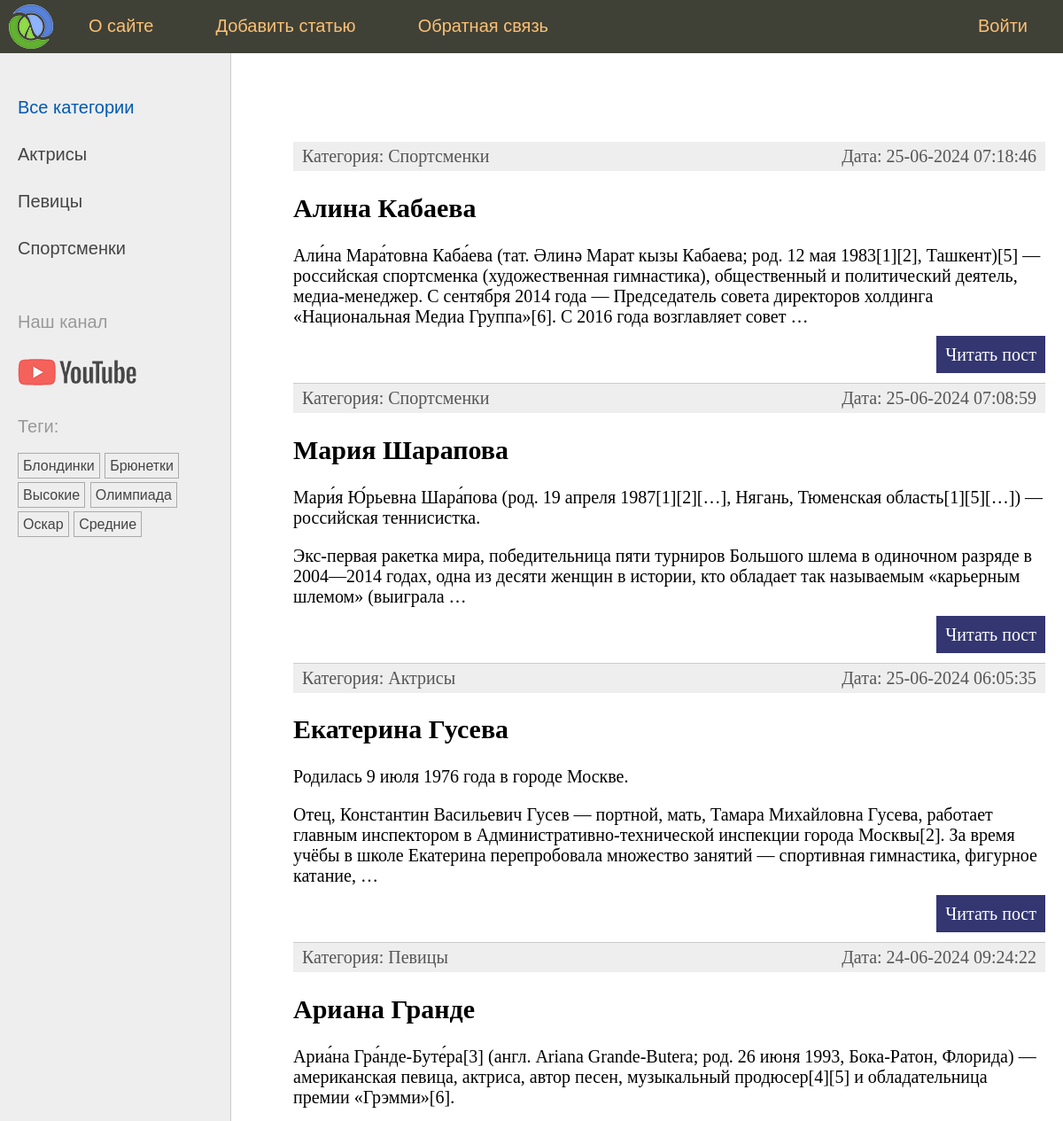
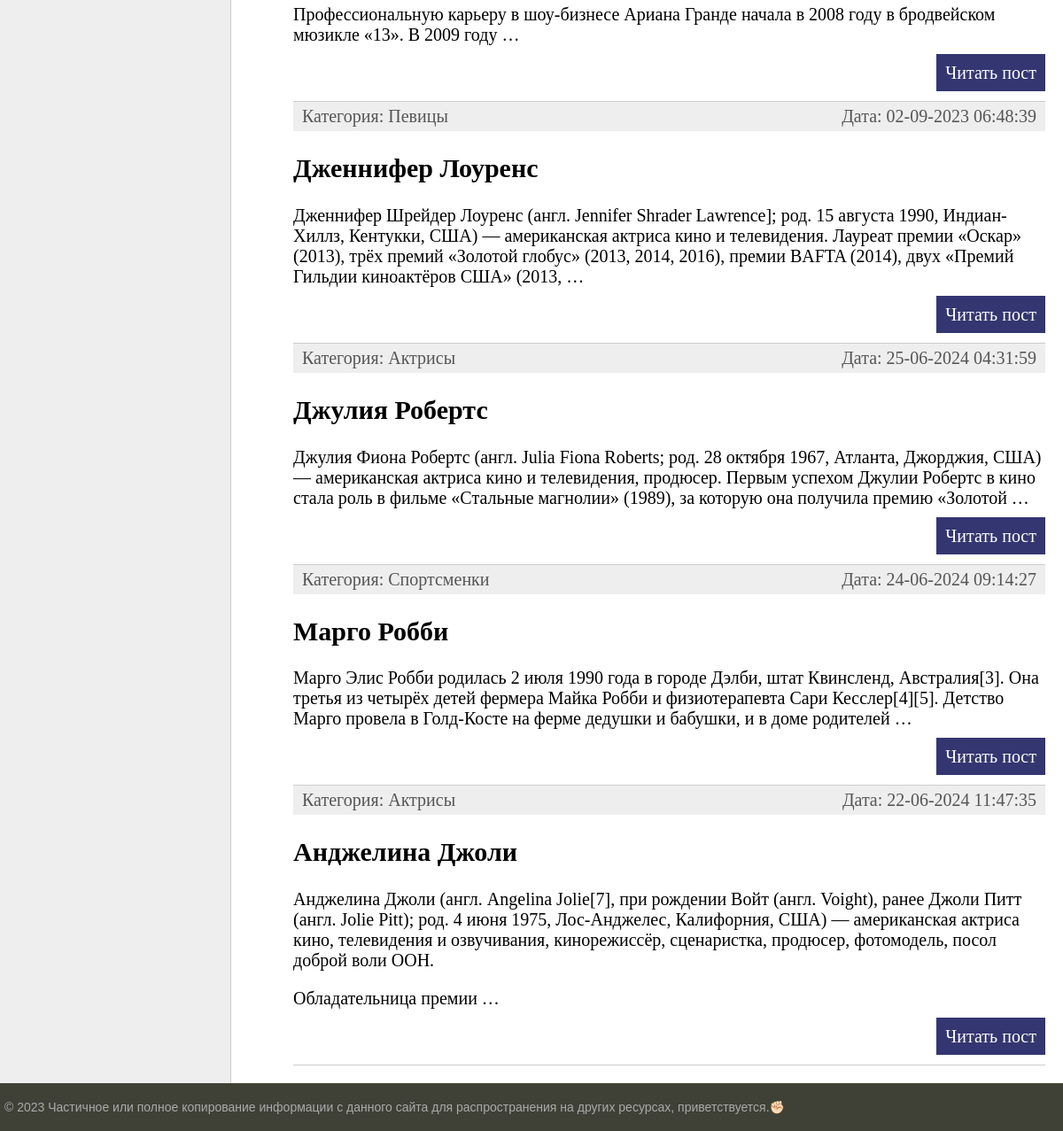
The page / on the database its author committed (2 pictures, top to bottom).
### women/models.py (models this page shows, shortened)
class Category(models.Model):
    name = models.CharField(max_length=100, verbose_name="Категория")
    slug = models.SlugField(max_length=255, unique=True, db_index=True)
    class Meta:
        verbose_name = "Категория"
        verbose_name_plural = "Категории"
    def get_absolute_url(self):
        return reverse('category', kwargs={'cat_slug': self.slug})

class TagPost(models.Model):
    tag = models.CharField(max_length=100, db_index=True)
    slug = models.SlugField(max_length=255, unique=True, db_index=True)
    def get_absolute_url(self):
        return reverse('tag', kwargs={'tag_slug': self.slug})

class Women(models.Model):
    class Status(models.IntegerChoices):
        DRAFT = 0, 'Черновик'
        PUBLISHED = 1, 'Опубликован'
    title = models.CharField(max_length=255, verbose_name="Заголовок")
    slug = models.SlugField(max_length=255, unique=True, db_index=True, verbose_name="Slug")
    content = models.TextField(blank=True, verbose_name="Текст статьи")
    time_create = models.DateTimeField(auto_now_add=True, verbose_name="Время создания")
    time_update = models.DateTimeField(auto_now=True, verbose_name="Время изменения")
    is_published = models.BooleanField(choices=tuple(map(lambda x: (bool(x[0]), x[1]), Status.choices)),
                                       default=Status.DRAFT, verbose_name="Статус")
    cat = models.ForeignKey('Category', on_delete=models.PROTECT, related_name='posts', verbose_name="Категории")
    tags = models.ManyToManyField('TagPost', blank=True, related_name='tags', verbose_name="Теги")
    husband = models.OneToOneField('Husband', on_delete=models.SET_NULL,
                                   null=True, blank=True, related_name='wumen', verbose_name="Муж")
    objects = models.Manager()
    pablished = PablishedManager()
    class Meta:
        verbose_name = "Известные женщины"
        verbose_name_plural = "Известные женщины"
        ordering = ['-time_create']
        indexes = [
            models.Index(fields=['-time_create']),
        ]
    def get_absolute_url(self):
        return reverse('post', kwargs={'post_slug': self.slug})

### women/views.py (the view)
# urls.py: path('', views.index, name='home'),
def index(request):
    post = Women.pablished.all().select_related('cat')
    data = {'title': 'Главная страница',
            'menu': menu,
            'posts': post,
            'cat_selected': 0}
    return render(request, 'women/index.html', context=data)

### women/models.py (called while the page is built)
    def get_queryset(self):
        return super().get_queryset().filter(is_published=Women.Status.PUBLISHED)

### women/templatetags/women_tags.py (called while the page is built)
@register.inclusion_tag('women/list_categories.html')
def show_categories(cat_selected=0):
    cats = Category.objects.annotate(total=Count("posts")).filter(total__gt=0)
    return {'cats': cats, 'cat_selected': cat_selected}

@register.inclusion_tag('women/list_tags.html')
def show_all_tags():
    return {'tags': TagPost.objects.annotate(total=Count("tags")).filter(total__gt=0)}

### women/templates/women/index.html (shortened to what this page needs)
{% extends 'base.html' %}
{% block content %}
<ul class="list-articles">
	{% for p in posts %}
			<li><div class="article-panel">
                <p class="first">Категория: {{ p.cat.name }}</p>
                <p class="last">Дата: {{ p.time_update|date:"d-m-Y H:i:s" }}</p>
            </div>
                <h2>{{p.title}}</h2>
    {% autoescape off %}
	{{p.content|linebreaks|truncatewords:40}}
    {% endautoescape %}
			<p class="link-read-post"><a href="{{p.get_absolute_url}}">Читать пост</a></p>
			</li>
	{% endfor %}
</ul>
{% endblock %}

### templates/base.html (shortened to what this page needs)
{% load women_tags %}
{% load static %}
<!DOCTYPE html>
<html>
<head>
    <link type="text/css" href="{% static 'women/css/styles.css' %}" rel="stylesheet"/>
</head>
<body>
<table class="table-page" border=0 cellpadding="0" cellspacing="0">
    <tr>
        <td valign=top>
            {% block mainmenu %}
                <div class="header">
                    <ul id="mainmenu" class="mainmenu">
                        <li class="logo"><a href="{% url 'home' %}">
                            <div class="logo"></div>
                        </a></li>
                        {% for m in menu %}
                            {% if not forloop.last %}
                                <li>{% else %}
                                <li class="last">{% endif %}
                        <a href="{% url m.url_name %}">{{ m.title }}</a></li>
                        {% endfor %}
                    </ul>
                </div>
            {% endblock mainmenu %}
            <table class="table-content" border=0 cellpadding="0" cellspacing="0">
                <tr>
                    <td valign="top" class="left-chapters">
                        <ul id="leftchapters">
                            {% if cat_selected == 0 %}
                                <li class="selected">Все категории</li>
                            {% else %}
                                <li><a href="{% url 'home' %}">Все категории</a></li>
                            {% endif %}
                            {%  show_categories cat_selected %}
                            <li class="share">
                                <p>Наш канал</p>
                                <a class="share-yt"
                                   href="https://www.youtube.com/channel/UClJzWfGWuGJL2t-3dYKcHTA/playlists"
                                   target="_blank" rel="nofollow"></a>
                            </li>
                        <li>{% show_all_tags %}</li>
                        </ul>
                    </td>
                    <td valign="top" class="content">
                        <div class="content-text">
                            {% block content %}
                            {% endblock %}
                        </div>
                    </td>
                </tr>
            </table>
        </td>
    </tr>
    <tr>
        <td valign=top>
            <div id="footer">
                <p>&copy; 2023 Частичное или полное копирование информации с данного сайта для распространения на других
                    ресурсах, приветствуется.✊🏻</p>
            </div>
        </td>
    </tr>
</table>
</body>
</html>

### women/templates/women/list_categories.html
{% for cat in cats %}
    {% if cat.id == cat_selected %}
        <li class="selected">{{ cat.name }}</li>
    {% else %}
        <li><a href="{{ cat.get_absolute_url }}">{{ cat.name }}</a></li>
    {% endif %}
{% endfor %}

### women/templates/women/list_tags.html
{% if tags %}
    <p>Теги:</p>
    <ul class="tags-list">
        {% for t in tags %}
            <li><a href="{{ t.get_absolute_url }}">{{ t.tag }}</a></li>
        {% endfor %}
    </ul>
{% endif %}

### women/static/women/css/styles.css (style rules this page uses)
html, body { font-family: 'Arial'; margin: 0; padding: 0; height: 100%; width: 100%; color: #444; }
a { color: #0059b2; text-decoration: none; }
p.link-read-post { text-align: right; }
p.link-read-post a { padding: 10px; min-width: 100px; background: #333671; color: #fff; text-decoration: none; }
div.article-panel { background: #eee; padding: 5px 10px 5px 10px; box-sizing: border-box; overflow: hidden; color: #555; }
div.article-panel p.first { margin: 0; float: left; }
div.article-panel p.last { margin: 0; float: right; }
ul.list-articles { list-style: none; margin: 0; padding: 0; }
ul.list-articles li { border-bottom: 1px solid #ccc; }
.table-page { width: 100%; height: 100%; vertical-align: top; }
.table-page tr { height: 100%; }
.header { background: #3F4137; height: 60px; }
.logo { background: url('../images/logo.png') no-repeat 10px 5px; width: 70px; height: 60px; }
ul.mainmenu { list-style: none; margin: 0; padding: 0; height: 60px; color: #fdc073; font-size: 20px; overflow: hidden; }
ul.mainmenu li { float: left; margin: 18px 40px 0 30px; }
ul.mainmenu li.logo { margin: 0; }
ul.mainmenu li.last { float: right; }
ul.mainmenu li a { color: #fdc073; text-decoration: none; }
.table-content { width: 100%; min-height: 100%; height: 100%; }
.left-chapters { margin: 0; background: #eee; border-right: 1px solid #ccc; }
.left-chapters ul { width: 230px; margin: 0; padding: 20px 10px 10px 20px; list-style: none; font-size: 20px; }
.left-chapters ul li { margin: 30px 0 0 0; color: #999; }
.left-chapters ul li.selected { color: #0059b2; }
.left-chapters ul li a { color: #444; text-decoration: none; }
.left-chapters ul li.share { margin: 60px 0 0 0; }
.left-chapters ul li.share p { margin: 30px 0 30px 0; }
.left-chapters ul li.share a { display: inline-block; width: 40px; height: 40px; margin: 0 20px 0 0; }
.left-chapters ul li.share a.share-yt { width: 100%; height: 30px; background: url('../images/share_yt.png') no-repeat 0 0 }
ul.tags-list { width: 100%; margin: 0; padding: 0; list-style: none; }
ul.tags-list li { margin: 0; padding: 0 0 10px; display: inline-block; }
ul.tags-list li a { padding: 5px; font-size: 16px; border: 1px solid #aaa; }
.content { padding: 40px 20px 20px 40px; width: 100%; box-sizing: border-box; }
.content-text { margin: 60px 0 0 30px; color: #000; font-size: 20px; font-family: Yandex Sans Display Light; }
#footer { box-sizing: border-box; background: #3F4137; padding: 5px; color: #aaa; font-size: 14px; font-family: Verdana, Geneva, Arial, Helvetica; text-align: left; overflow: hidden; }

### rows shown on the page
Category: name "Актрисы"
Category: name "Певицы"
Category: name "Спортсменки"
TagPost: tag "Блондинки"
TagPost: tag "Брюнетки"
TagPost: tag "Высокие"
TagPost: tag "Олимпиада"
TagPost: tag "Оскар"
TagPost: tag "Средние"
Women: cat.name "Спортсменки", time_update "25-06-2024 07:18:46", title "Алина Кабаева", content "Али́на Мара́товна Каба́ева (тат. Әлинә Марат кызы Кабаева; род. 12 мая 1983[1][2], Ташкент)[5] — российская спортсменка (художественная гимнастика), общественный и политический деятель, медиа-менеджер. C сентября 2014 года — Председатель совета директоров холдинга «Национальная Медиа Группа»[6]. С 2016 года возглавляет совет …"
Women: cat.name "Спортсменки", time_update "25-06-2024 07:08:59", title "Мария Шарапова", content "Мари́я Ю́рьевна Шара́пова (род. 19 апреля 1987[1][2][…], Нягань, Тюменская область[1][5][…]) — российская теннисистка. Экс-первая ракетка мира, победительница пяти турниров Большого шлема в одиночном разряде в 2004—2014 годах, одна из десяти женщин в истории, кто обладает так называемым «карьерным шлемом» (выиграла …"
Women: cat.name "Актрисы", time_update "25-06-2024 06:05:35", title "Екатерина Гусева", content "Родилась 9 июля 1976 года в городе Москве. Отец, Константин Васильевич Гусев — портной, мать, Тамара Михайловна Гусева, работает главным инспектором в Административно-технической инспекции города Москвы[2]. За время учёбы в школе Екатерина перепробовала множество занятий — спортивная гимнастика, фигурное катание, …"
Women: cat.name "Певицы", time_update "24-06-2024 09:24:22", title "Ариана Гранде", content "Ариа́на Гра́нде-Буте́ра[3] (англ. Ariana Grande-Butera; род. 26 июня 1993, Бока-Ратон, Флорида) — американская певица, актриса, автор песен, музыкальный продюсер[4][5] и обладательница премии «Грэмми»[6]. Профессиональную карьеру в шоу-бизнесе Ариана Гранде начала в 2008 году в бродвейском мюзикле «13». В 2009 году …"
Women: cat.name "Певицы", time_update "02-09-2023 06:48:39", title "Дженнифер Лоуренс", content "Дженнифер Шрейдер Лоуренс (англ. Jennifer Shrader Lawrence]; род. 15 августа 1990, Индиан-Хиллз, Кентукки, США) — американская актриса кино и телевидения. Лауреат премии «Оскар» (2013), трёх премий «Золотой глобус» (2013, 2014, 2016), премии BAFTA (2014), двух «Премий Гильдии киноактёров США» (2013, …"
Women: cat.name "Актрисы", time_update "25-06-2024 04:31:59", title "Джулия Робертс", content "Джулия Фиона Робертс (англ. Julia Fiona Roberts; род. 28 октября 1967, Атланта, Джорджия, США) — американская актриса кино и телевидения, продюсер. Первым успехом Джулии Робертс в кино стала роль в фильме «Стальные магнолии» (1989), за которую она получила премию «Золотой …"
Women: cat.name "Спортсменки", time_update "24-06-2024 09:14:27", title "Марго Робби", content "Марго Элис Робби родилась 2 июля 1990 года в городе Дэлби, штат Квинсленд, Австралия[3]. Она третья из четырёх детей фермера Майка Робби и физиотерапевта Сари Кесслер[4][5]. Детство Марго провела в Голд-Косте на ферме дедушки и бабушки, и в доме родителей …"
Women: cat.name "Актрисы", time_update "22-06-2024 11:47:35", title "Анджелина Джоли", content "Анджелина Джоли (англ. Angelina Jolie[7], при рождении Войт (англ. Voight), ранее Джоли Питт (англ. Jolie Pitt); род. 4 июня 1975, Лос-Анджелес, Калифорния, США) — американская актриса кино, телевидения и озвучивания, кинорежиссёр, сценаристка, продюсер, фотомодель, посол доброй воли ООН. Обладательница премии …"

### other values the page prints
{{ m.title }} "О сайте" "Добавить статью" "Обратная связь" "Войти"
